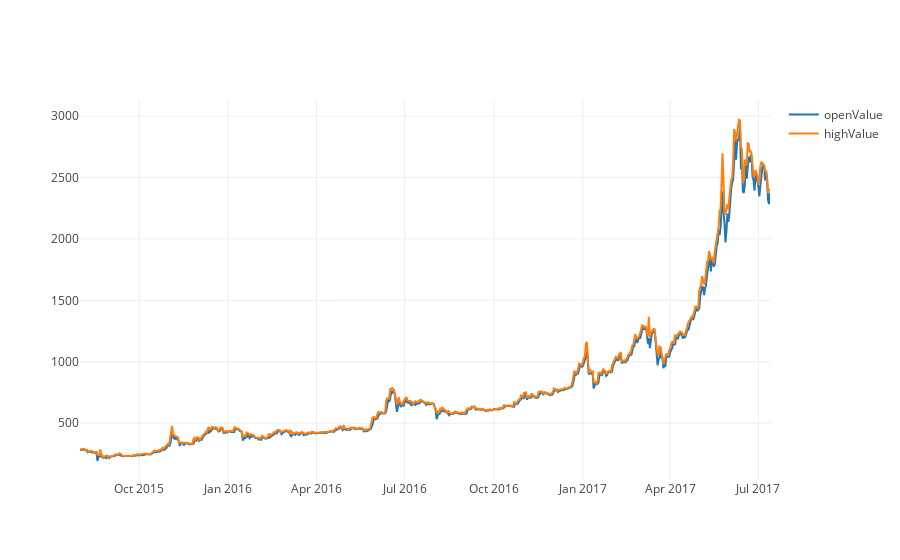

Notebook code cell kept with this figure:
### Code cell
import plotly as py
import plotly.graph_objs as go
from plotly.offline import init_notebook_mode, iplot

init_notebook_mode(connected=True)

openValue = go.Scatter( x = data.date, y = data.open, name = 'openValue')
closeValues = go.Scatter( x = data.date, y = data.close, name = 'closeValues')
highValue = go.Scatter( x = data.date, y = data.high, name = 'highValue')

iplot([openValue, highValue])

### Figure 1 — Plotly figure (JSON) as saved in the notebook; plotly's stock layout.template omitted (floating-point values rounded to 4 significant figures; data arrays with more than 128 entries replaced by an {"elided": "..."} marker saying what was removed)
{"data": [{"name": "openValue", "type": "scatter", "x": {"elided": "713 str values"}, "y": {"elided": "713 float values"}}, {"name": "highValue", "type": "scatter", "x": {"elided": "713 str values"}, "y": {"elided": "713 float values"}}], "layout": {}}
